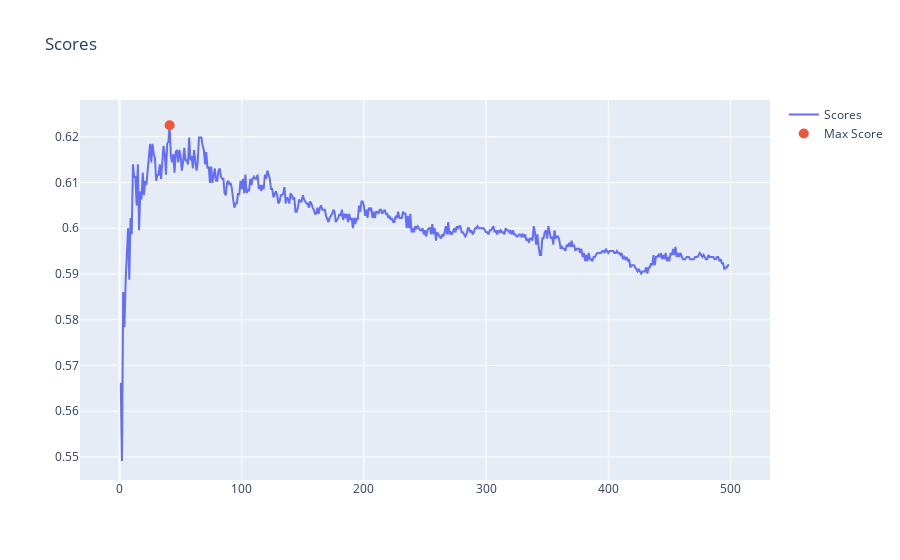

Source (notebook cell):
### Code cell
fig = go.Figure()

fig.add_trace(go.Scatter(x=np.arange(1, 500), y=scores, name='Scores'))
fig.add_trace(go.Scatter(x=np.arange(1, 500), y=maxScore, name='Max Score', mode='markers', marker_size=10))
fig.update_layout(title='Scores')
fig.show()

### Figure 1 — Plotly figure (JSON) as saved in the notebook; plotly's stock layout.template omitted (floating-point values rounded to 4 significant figures; data arrays with more than 128 entries replaced by an {"elided": "..."} marker saying what was removed)
{"data": [{"name": "Scores", "type": "scatter", "x": {"elided": "499 int values"}, "y": {"elided": "499 float values"}}, {"marker": {"size": 10}, "mode": "markers", "name": "Max Score", "type": "scatter", "x": {"elided": "499 int values"}, "y": {"elided": "500 float values"}}], "layout": {"title": {"text": "Scores"}}}
